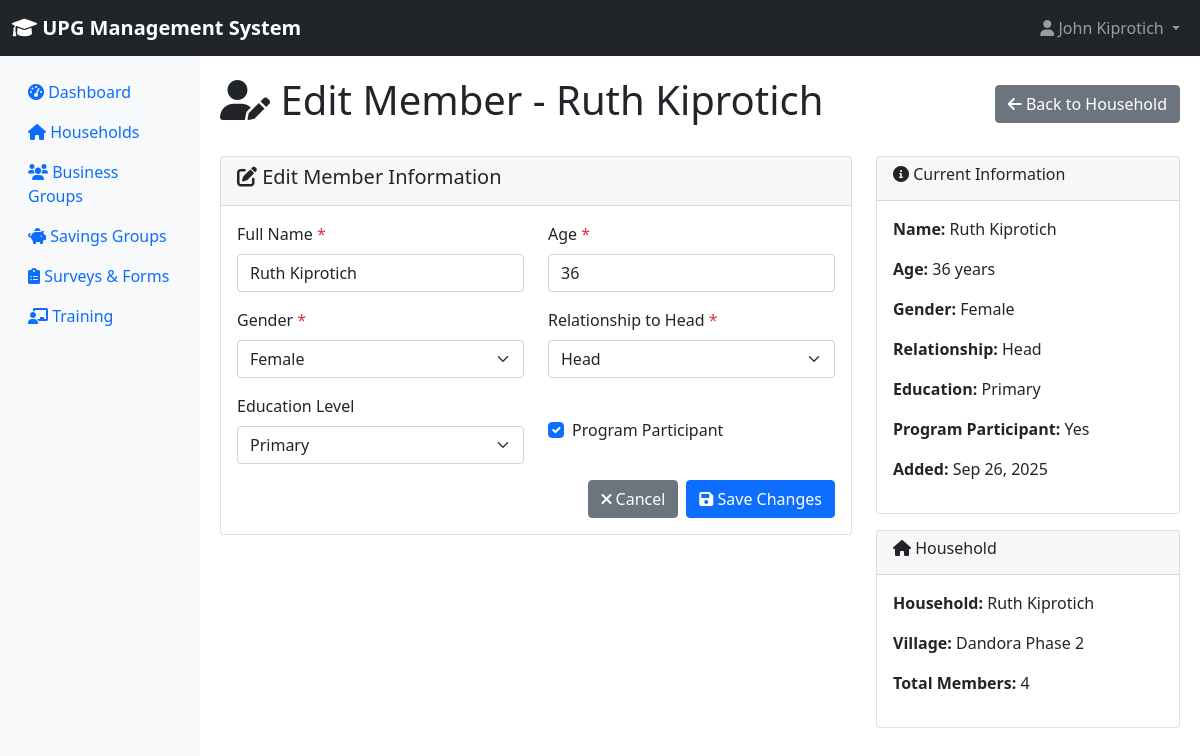
/households/members/1/edit/ (signed in), run on the app's committed database.
### accounts/models.py (models this page shows, shortened)
class User(AbstractUser):
    ROLE_CHOICES = [
        ('county_executive', 'County Executive (CECM & Governor)'),
        ('county_assembly', 'County Assembly Member'),
        ('ict_admin', 'ICT Administrator'),
        ('me_staff', 'M&E Staff'),
        ('field_associate', 'Field Associate/Mentor Supervisor'),
        ('mentor', 'Mentor'),
        ('beneficiary', 'Beneficiary'),
    ]
    email = models.EmailField(unique=True)
    role = models.CharField(max_length=20, choices=ROLE_CHOICES, default='mentor')
    phone_number = models.CharField(max_length=15, blank=True)
    office = models.CharField(max_length=100, blank=True)
    country = models.CharField(max_length=50, default='Kenya')
    is_active = models.BooleanField(default=True)
    created_at = models.DateTimeField(auto_now_add=True)
    updated_at = models.DateTimeField(auto_now=True)
    class Meta:
        db_table = 'upg_users'

### households/models.py (models this page shows, shortened)
class HouseholdMember(models.Model):
    GENDER_CHOICES = [
        ('male', 'Male'),
        ('female', 'Female'),
    ]
    EDUCATION_CHOICES = [
        ('none', 'None'),
        ('primary', 'Primary'),
        ('secondary', 'Secondary'),
        ('tertiary', 'Tertiary'),
    ]
    RELATIONSHIP_CHOICES = [
        ('head', 'Head'),
        ('spouse', 'Spouse'),
        ('child', 'Child'),
        ('parent', 'Parent'),
        ('sibling', 'Sibling'),
        ('other', 'Other'),
    ]
    household = models.ForeignKey(Household, on_delete=models.CASCADE, related_name='members')
    first_name = models.CharField(max_length=100, blank=True)
    middle_name = models.CharField(max_length=100, blank=True)
    last_name = models.CharField(max_length=100, blank=True)
    name = models.CharField(max_length=100, help_text="Full name (for backward compatibility)")
    gender = models.CharField(max_length=10, choices=GENDER_CHOICES)
    date_of_birth = models.DateField(null=True, blank=True, help_text="Date of Birth")
    age = models.IntegerField(help_text="Age in years")
    id_number = models.CharField(max_length=50, blank=True, help_text="National ID or Birth Certificate Number")
    phone_number = models.CharField(max_length=15, blank=True, help_text="Phone Number")
    relationship_to_head = models.CharField(max_length=20, choices=RELATIONSHIP_CHOICES)
    education_level = models.CharField(max_length=20, choices=EDUCATION_CHOICES, default='none')
    is_program_participant = models.BooleanField(default=False, help_text="Only household head can participate")
    created_at = models.DateTimeField(auto_now_add=True)
    class Meta:
        db_table = 'upg_household_members'

class Household(models.Model):
    village = models.ForeignKey(Village, on_delete=models.CASCADE)
    subcounty = models.ForeignKey(SubCounty, on_delete=models.SET_NULL, null=True, blank=True, related_name='households')
    constituency = models.CharField(max_length=100, blank=True, help_text="Constituency")
    district = models.CharField(max_length=100, blank=True, help_text="District")
    division = models.CharField(max_length=100, blank=True, help_text="Division")
    location_name = models.CharField(max_length=100, blank=True, help_text="Location")
    sub_location = models.CharField(max_length=100, blank=True, help_text="Sub Location")
    head_first_name = models.CharField(max_length=100, blank=True, help_text="First Name of Household Head")
    head_middle_name = models.CharField(max_length=100, blank=True, help_text="Middle Name of Household Head")
    head_last_name = models.CharField(max_length=100, blank=True, help_text="Last Name of Household Head")
    head_gender = models.CharField(max_length=10, choices=[('male', 'Male'), ('female', 'Female')], blank=True)
    head_date_of_birth = models.DateField(null=True, blank=True, help_text="Date of Birth of Household Head")
    head_id_number = models.CharField(max_length=50, blank=True, help_text="ID Number of Household Head")
    head_phone_number = models.CharField(max_length=15, blank=True, help_text="Phone Number of Household Head")
    name = models.CharField(max_length=100, help_text="Household name or identifier")
    national_id = models.CharField(max_length=50)
    phone_number = models.CharField(max_length=15)
    disability = models.BooleanField(default=False)
    gps_latitude = models.DecimalField(max_digits=9, decimal_places=6, null=True, blank=True)
    gps_longitude = models.DecimalField(max_digits=9, decimal_places=6, null=True, blank=True)
    monthly_income = models.DecimalField(max_digits=10, decimal_places=2, null=True, blank=True, help_text="Monthly household income in KES")
    assets = models.JSONField(default=dict, blank=True, help_text="Household assets as JSON")
    has_electricity = models.BooleanField(default=False, help_text="Household has electricity access")
    has_clean_water = models.BooleanField(default=False, help_text="Household has clean water access")
    location = models.CharField(max_length=200, blank=True, help_text="Location description (rural, urban, remote)")
    consent_given = models.BooleanField(default=False, help_text="Household consent for program participation")
    created_at = models.DateTimeField(auto_now_add=True)
    updated_at = models.DateTimeField(auto_now=True)
    @property
    def head_gender(self):
        """Get gender of household head"""
        head = self.head_member
        return head.gender if head else ''
    class Meta:
        db_table = 'upg_households'

### core/models.py (models this page shows, shortened)
class Village(models.Model):
    name = models.CharField(max_length=100)
    subcounty_obj = models.ForeignKey(SubCounty, on_delete=models.CASCADE, related_name='villages', null=True, blank=True)
    saturation = models.CharField(max_length=50, blank=True)  # Coverage level
    qualified_hhs_per_village = models.IntegerField(default=0)
    country = models.CharField(max_length=50, default='Kenya')
    distance_to_market = models.IntegerField(default=0, help_text="Distance to market in kilometers")
    is_program_area = models.BooleanField(default=True, help_text="Whether this village is in a program target area")
    created_at = models.DateTimeField(auto_now_add=True)
    class Meta:
        db_table = 'upg_villages'

### households/views.py (the view, shortened to what this page needs)
# urls.py: path('members/<int:pk>/edit/', views.member_edit, name='member_edit'),
@login_required
def member_edit(request, pk):
    member = get_object_or_404(HouseholdMember, pk=pk)
    household = member.household
    context = {
        'member': member,
        'household': household,
        'gender_choices': HouseholdMember.GENDER_CHOICES,
        'relationship_choices': HouseholdMember.RELATIONSHIP_CHOICES,
        'education_choices': HouseholdMember.EDUCATION_CHOICES,
        'page_title': f'Edit Member - {member.name}',
    }
    return render(request, 'households/member_edit.html', context)

### templates/households/member_edit.html (shortened to what this page needs)
{% extends 'base.html' %}
{% block content %}
<div class="d-flex justify-content-between align-items-center mb-4">
    <h1><i class="fas fa-user-edit"></i> {{ page_title }}</h1>
    <a href="{% url 'households:household_detail' household.pk %}" class="btn btn-secondary">
        <i class="fas fa-arrow-left"></i> Back to Household
    </a>
</div>
<div class="row">
    <div class="col-md-8">
        <div class="card">
            <div class="card-header">
                <h5><i class="fas fa-edit"></i> Edit Member Information</h5>
            </div>
            <div class="card-body">
                <form method="post">
                    <div class="row">
                        <div class="col-md-6 mb-3">
                            <label for="name" class="form-label">Full Name <span class="text-danger">*</span></label>
                            <input type="text" class="form-control" id="name" name="name" value="{{ member.name }}" required>
                        </div>
                        <div class="col-md-6 mb-3">
                            <label for="age" class="form-label">Age <span class="text-danger">*</span></label>
                            <input type="number" class="form-control" id="age" name="age" min="0" max="120" value="{{ member.age }}" required>
                        </div>
                    </div>
                    <div class="row">
                        <div class="col-md-6 mb-3">
                            <label for="gender" class="form-label">Gender <span class="text-danger">*</span></label>
                            <select class="form-select" id="gender" name="gender" required>
                                {% for value, label in gender_choices %}
                                <option value="{{ value }}" {% if member.gender == value %}selected{% endif %}>{{ label }}</option>
                                {% endfor %}
                            </select>
                        </div>
                        <div class="col-md-6 mb-3">
                            <label for="relationship_to_head" class="form-label">Relationship to Head <span class="text-danger">*</span></label>
                            <select class="form-select" id="relationship_to_head" name="relationship_to_head" required>
                                {% for value, label in relationship_choices %}
                                <option value="{{ value }}" {% if member.relationship_to_head == value %}selected{% endif %}>{{ label }}</option>
                                {% endfor %}
                            </select>
                        </div>
                    </div>
                    <div class="row">
                        <div class="col-md-6 mb-3">
                            <label for="education_level" class="form-label">Education Level</label>
                            <select class="form-select" id="education_level" name="education_level">
                                {% for value, label in education_choices %}
                                <option value="{{ value }}" {% if member.education_level == value %}selected{% endif %}>{{ label }}</option>
                                {% endfor %}
                            </select>
                        </div>
                        <div class="col-md-6 mb-3">
                            <div class="form-check mt-4">
                                <input class="form-check-input" type="checkbox" id="is_program_participant" name="is_program_participant" {% if member.is_program_participant %}checked{% endif %}>
                                <label class="form-check-label" for="is_program_participant">
                                    Program Participant
                                </label>
                            </div>
                        </div>
                    </div>
                    <div class="d-flex justify-content-end gap-2">
                        <a href="{% url 'households:household_detail' household.pk %}" class="btn btn-secondary">
                            <i class="fas fa-times"></i> Cancel
                        </a>
                        <button type="submit" class="btn btn-primary">
                            <i class="fas fa-save"></i> Save Changes
                        </button>
                    </div>
                </form>
            </div>
        </div>
    </div>
    <div class="col-md-4">
        <div class="card">
            <div class="card-header">
                <h6><i class="fas fa-info-circle"></i> Current Information</h6>
            </div>
            <div class="card-body">
                <p><strong>Name:</strong> {{ member.name }}</p>
                <p><strong>Age:</strong> {{ member.age }} years</p>
                <p><strong>Gender:</strong> {{ member.get_gender_display }}</p>
                <p><strong>Relationship:</strong> {{ member.get_relationship_to_head_display }}</p>
                <p><strong>Education:</strong> {{ member.get_education_level_display }}</p>
                <p><strong>Program Participant:</strong> {{ member.is_program_participant|yesno:"Yes,No" }}</p>
                <p><strong>Added:</strong> {{ member.created_at|date:"M d, Y" }}</p>
            </div>
        </div>
        <div class="card mt-3">
            <div class="card-header">
                <h6><i class="fas fa-home"></i> Household</h6>
            </div>
            <div class="card-body">
                <p><strong>Household:</strong> {{ household.name }}</p>
                <p><strong>Village:</strong> {{ household.village.name|default:"Not specified" }}</p>
                <p><strong>Total Members:</strong> {{ household.members.count }}</p>
            </div>
        </div>
    </div>
</div>
{% endblock %}

### templates/base.html (shortened to what this page needs)
<!DOCTYPE html>
<html lang="en">
<head>
    <link href="https://cdn.jsdelivr.net/npm/bootstrap@5.1.3/dist/css/bootstrap.min.css" rel="stylesheet">
    <link href="https://cdnjs.cloudflare.com/ajax/libs/font-awesome/6.0.0/css/all.min.css" rel="stylesheet">
</head>
<body>
    <nav class="navbar navbar-expand-lg navbar-dark bg-dark">
        <div class="container-fluid">
            <a class="navbar-brand" href="{% url 'dashboard:dashboard' %}">
                <i class="fas fa-graduation-cap"></i> UPG Management System
            </a>
            {% if user.is_authenticated %}
            <div class="navbar-nav ms-auto">
                <div class="nav-item dropdown">
                    <a class="nav-link dropdown-toggle" href="#" role="button" data-bs-toggle="dropdown">
                        <i class="fas fa-user"></i> {{ user.get_full_name|default:user.username }}
                    </a>
                </div>
            </div>
            {% endif %}
        </div>
    </nav>
    <div class="container-fluid">
        <div class="row">
            {% if user.is_authenticated %}
            <nav class="col-md-2 d-none d-md-block sidebar">
                <div class="sidebar-sticky pt-3">
                    <ul class="nav flex-column">
                        <li class="nav-item">
                            <a class="nav-link {% if request.resolver_match.url_name == 'dashboard' %}active{% endif %}"
                               href="{% url 'dashboard:dashboard' %}">
                                <i class="fas fa-tachometer-alt"></i> Dashboard
                            </a>
                        </li>
                        {% if perms.can_view_households %}
                        <li class="nav-item">
                            <a class="nav-link" href="{% url 'households:household_list' %}">
                                <i class="fas fa-home"></i> Households
                            </a>
                        </li>
                        {% endif %}
                        {% if perms.can_view_business_groups %}
                        <li class="nav-item">
                            <a class="nav-link" href="{% url 'business_groups:group_list' %}">
                                <i class="fas fa-users"></i> Business Groups
                            </a>
                        </li>
                        {% endif %}
                        {% if perms.can_view_savings_groups %}
                        <li class="nav-item">
                            <a class="nav-link" href="{% url 'savings_groups:savings_list' %}">
                                <i class="fas fa-piggy-bank"></i> Savings Groups
                            </a>
                        </li>
                        {% endif %}
                        {% if perms.can_view_surveys %}
                        <li class="nav-item">
                            <a class="nav-link" href="{% url 'surveys:survey_list' %}">
                                <i class="fas fa-clipboard-list"></i> Surveys & Forms
                            </a>
                        </li>
                        {% endif %}
                        {% if perms.can_view_training %}
                        <li class="nav-item">
                            <a class="nav-link" href="{% url 'training:training_list' %}">
                                <i class="fas fa-chalkboard-teacher"></i> Training
                            </a>
                        </li>
                        {% endif %}
                    </ul>
                </div>
            </nav>
            {% endif %}
            <main role="main" class="{% if user.is_authenticated %}col-md-10 ml-sm-auto{% else %}col-12{% endif %} content-wrapper">
                {% block content %}{% endblock %}
            </main>
        </div>
    </div>
</body>
</html>

### data on the page
User: get_full_name "John Kiprotich"
HouseholdMember: name "Ruth Kiprotich", age "36", gender "Female", relationship_to_head "Head", education_level "Primary", is_program_participant "☑", is_program_participant "Yes", created_at "Sep 26, 2025"
Household: name "Ruth Kiprotich", village.name "Dandora Phase 2", members.count "4"

### other printed values
{{ page_title }} "Edit Member - Ruth Kiprotich"
